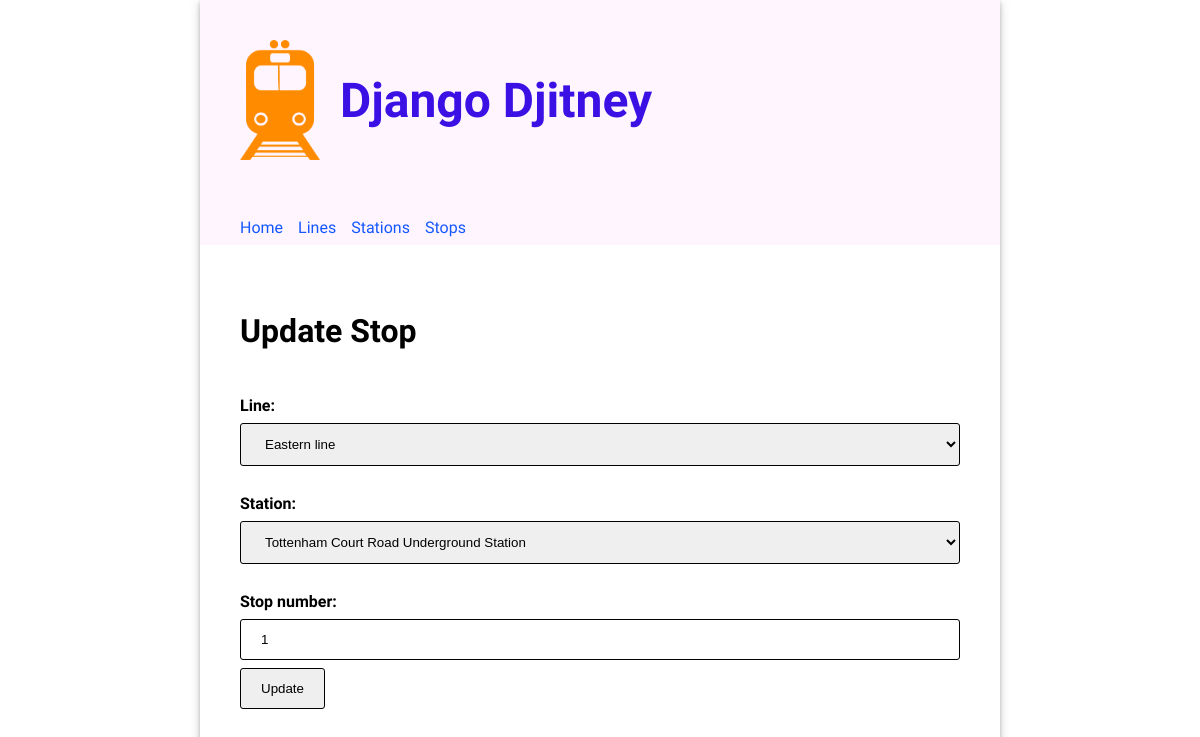
Screenshot of /stops/4/update/ with the database file from the repository.
### routes/models.py (models this page shows, shortened)
class Stop(models.Model):
  class Meta:
    unique_together = (('line', 'stop_number'))
  line = models.ForeignKey(Line, on_delete=models.CASCADE)
  station = models.ForeignKey(Station, on_delete=models.CASCADE)
  stop_number = models.PositiveIntegerField()

### routes/views.py (the view)
# urls.py: path('stops/<pk>/update/', views.UpdateStopView.as_view(), name='update_stop'),
class UpdateStopView(UpdateView):
  model = Stop
  template_name = 'routes/update_stop.html'
  form_class = StopForm

### routes/forms.py
class StopForm(forms.ModelForm):
  class Meta:
    model = Stop
    fields = "__all__"

### routes/models.py (called while the page is built)
  def __str__(self):
    return f"{self.name}"

  def __str__(self):
    return f"{self.name}{' (♿)' if self.accessible else ''}"

### routes/templates/routes/update_stop.html (shortened to what this page needs)
{% extends 'base.html' %} {% load static %} {% block content %}
<h2>Update Stop</h2>
<form method="post">
  {{ form }}
  <input type="submit" value="Update" />
</form>
{% endblock %}

### routes/static/routes/style.css (style rules this page uses)
body { font-family: "Oxygen", sans-serif; margin: 0; }
input, select { width: 100%; padding: 12px 20px; margin: 8px 0; box-sizing: border-box; border: 1px solid black; border-radius: 3px; }
main h2 { font-size: 2em; }
main form input[type="submit"] { width: max-content; }
main form * { display: block; }
main form label { font-size: 1em; font-weight: bold; padding-top: 20px; }

### rows the page displays
Stop: line "Eastern line", station "Tottenham Court Road Underground Station", stop_number "1"
